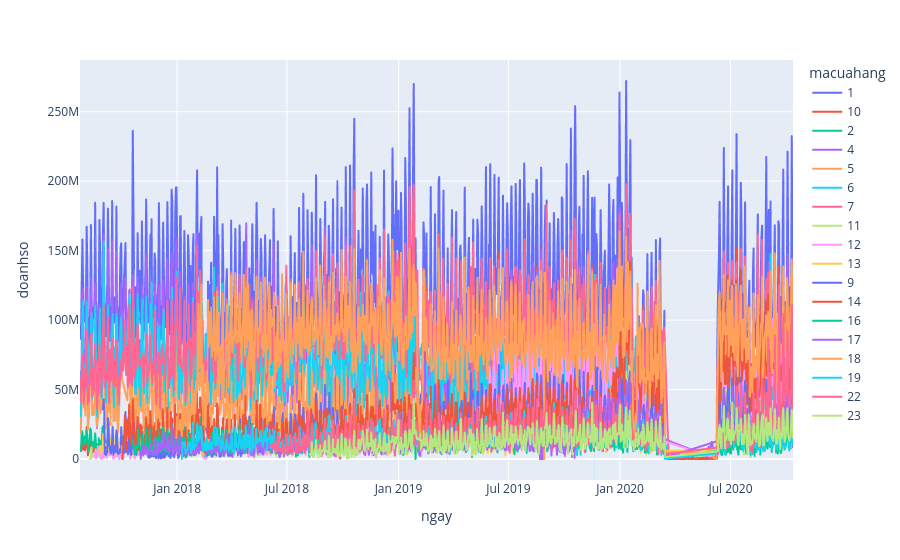

Write notebook code for a chart like this one.
### Code cell
fig = px.line(revenue, x="ngay", y="doanhso", color ="macuahang")
fig.show()

### Figure 1 — Plotly figure (JSON) as saved in the notebook; plotly's stock layout.template omitted (floating-point values rounded to 4 significant figures; data arrays with more than 128 entries replaced by an {"elided": "..."} marker saying what was removed)
{"data": [{"hovertemplate": "macuahang=1<br>ngay=%{x}<br>doanhso=%{y}<extra></extra>", "legendgroup": "1", "line": {"color": "#636efa", "dash": "solid"}, "mode": "lines", "name": "1", "showlegend": true, "type": "scattergl", "x": {"elided": "1154 str values"}, "xaxis": "x", "y": {"elided": "1154 int values"}, "yaxis": "y"}, {"hovertemplate": "macuahang=10<br>ngay=%{x}<br>doanhso=%{y}<extra></extra>", "legendgroup": "10", "line": {"color": "#EF553B", "dash": "solid"}, "mode": "lines", "name": "10", "showlegend": true, "type": "scattergl", "x": {"elided": "1106 str values"}, "xaxis": "x", "y": {"elided": "1106 int values"}, "yaxis": "y"}, {"hovertemplate": "macuahang=2<br>ngay=%{x}<br>doanhso=%{y}<extra></extra>", "legendgroup": "2", "line": {"color": "#00cc96", "dash": "solid"}, "mode": "lines", "name": "2", "showlegend": true, "type": "scattergl", "x": {"elided": "542 str values"}, "xaxis": "x", "y": {"elided": "542 int values"}, "yaxis": "y"}, {"hovertemplate": "macuahang=4<br>ngay=%{x}<br>doanhso=%{y}<extra></extra>", "legendgroup": "4", "line": {"color": "#ab63fa", "dash": "solid"}, "mode": "lines", "name": "4", "showlegend": true, "type": "scattergl", "x": {"elided": "1104 str values"}, "xaxis": "x", "y": {"elided": "1104 int values"}, "yaxis": "y"}, {"hovertemplate": "macuahang=5<br>ngay=%{x}<br>doanhso=%{y}<extra></extra>", "legendgroup": "5", "line": {"color": "#FFA15A", "dash": "solid"}, "mode": "lines", "name": "5", "showlegend": true, "type": "scattergl", "x": {"elided": "1151 str values"}, "xaxis": "x", "y": {"elided": "1151 int values"}, "yaxis": "y"}, {"hovertemplate": "macuahang=6<br>ngay=%{x}<br>doanhso=%{y}<extra></extra>", "legendgroup": "6", "line": {"color": "#19d3f3", "dash": "solid"}, "mode": "lines", "name": "6", "showlegend": true, "type": "scattergl", "x": {"elided": "1146 str values"}, "xaxis": "x", "y": {"elided": "1146 int values"}, "yaxis": "y"}, {"hovertemplate": "macuahang=7<br>ngay=%{x}<br>doanhso=%{y}<extra></extra>", "legendgroup": "7", "line": {"color": "#FF6692", "dash": "solid"}, "mode": "lines", "name": "7", "showlegend": true, "type": "scattergl", "x": {"elided": "1150 str values"}, "xaxis": "x", "y": {"elided": "1150 int values"}, "yaxis": "y"}, {"hovertemplate": "macuahang=11<br>ngay=%{x}<br>doanhso=%{y}<extra></extra>", "legendgroup": "11", "line": {"color": "#B6E880", "dash": "solid"}, "mode": "lines", "name": "11", "showlegend": true, "type": "scattergl", "x": {"elided": "1059 str values"}, "xaxis": "x", "y": {"elided": "1059 int values"}, "yaxis": "y"}, {"hovertemplate": "macuahang=12<br>ngay=%{x}<br>doanhso=%{y}<extra></extra>", "legendgroup": "12", "line": {"color": "#FF97FF", "dash": "solid"}, "mode": "lines", "name": "12", "showlegend": true, "type": "scattergl", "x": {"elided": "1052 str values"}, "xaxis": "x", "y": {"elided": "1052 float values"}, "yaxis": "y"}, {"hovertemplate": "macuahang=13<br>ngay=%{x}<br>doanhso=%{y}<extra></extra>", "legendgroup": "13", "line": {"color": "#FECB52", "dash": "solid"}, "mode": "lines", "name": "13", "showlegend": true, "type": "scattergl", "x": {"elided": "1044 str values"}, "xaxis": "x", "y": {"elided": "1044 int values"}, "yaxis": "y"}, {"hovertemplate": "macuahang=9<br>ngay=%{x}<br>doanhso=%{y}<extra></extra>", "legendgroup": "9", "line": {"color": "#636efa", "dash": "solid"}, "mode": "lines", "name": "9", "showlegend": true, "type": "scattergl", "x": {"elided": "1116 str values"}, "xaxis": "x", "y": {"elided": "1116 int values"}, "yaxis": "y"}, {"hovertemplate": "macuahang=14<br>ngay=%{x}<br>doanhso=%{y}<extra></extra>", "legendgroup": "14", "line": {"color": "#EF553B", "dash": "solid"}, "mode": "lines", "name": "14", "showlegend": true, "type": "scattergl", "x": {"elided": "1097 str values"}, "xaxis": "x", "y": {"elided": "1097 int values"}, "yaxis": "y"}, {"hovertemplate": "macuahang=16<br>ngay=%{x}<br>doanhso=%{y}<extra></extra>", "legendgroup": "16", "line": {"color": "#00cc96", "dash": "solid"}, "mode": "lines", "name": "16", "showlegend": true, "type": "scattergl", "x": {"elided": "999 str values"}, "xaxis": "x", "y": {"elided": "999 int values"}, "yaxis": "y"}, {"hovertemplate": "macuahang=17<br>ngay=%{x}<br>doanhso=%{y}<extra></extra>", "legendgroup": "17", "line": {"color": "#ab63fa", "dash": "solid"}, "mode": "lines", "name": "17", "showlegend": true, "type": "scattergl", "x": {"elided": "986 str values"}, "xaxis": "x", "y": {"elided": "986 int values"}, "yaxis": "y"}, {"hovertemplate": "macuahang=18<br>ngay=%{x}<br>doanhso=%{y}<extra></extra>", "legendgroup": "18", "line": {"color": "#FFA15A", "dash": "solid"}, "mode": "lines", "name": "18", "showlegend": true, "type": "scattergl", "x": {"elided": "938 str values"}, "xaxis": "x", "y": {"elided": "938 int values"}, "yaxis": "y"}, {"hovertemplate": "macuahang=19<br>ngay=%{x}<br>doanhso=%{y}<extra></extra>", "legendgroup": "19", "line": {"color": "#19d3f3", "dash": "solid"}, "mode": "lines", "name": "19", "showlegend": true, "type": "scattergl", "x": {"elided": "918 str values"}, "xaxis": "x", "y": {"elided": "918 int values"}, "yaxis": "y"}, {"hovertemplate": "macuahang=22<br>ngay=%{x}<br>doanhso=%{y}<extra></extra>", "legendgroup": "22", "line": {"color": "#FF6692", "dash": "solid"}, "mode": "lines", "name": "22", "showlegend": true, "type": "scattergl", "x": {"elided": "772 str values"}, "xaxis": "x", "y": {"elided": "772 int values"}, "yaxis": "y"}, {"hovertemplate": "macuahang=23<br>ngay=%{x}<br>doanhso=%{y}<extra></extra>", "legendgroup": "23", "line": {"color": "#B6E880", "dash": "solid"}, "mode": "lines", "name": "23", "showlegend": true, "type": "scattergl", "x": {"elided": "709 str values"}, "xaxis": "x", "y": {"elided": "709 int values"}, "yaxis": "y"}], "layout": {"legend": {"title": {"text": "macuahang"}, "tracegroupgap": 0}, "margin": {"t": 60}, "xaxis": {"anchor": "y", "domain": [0, 1], "title": {"text": "ngay"}}, "yaxis": {"anchor": "x", "domain": [0, 1], "title": {"text": "doanhso"}}}}
